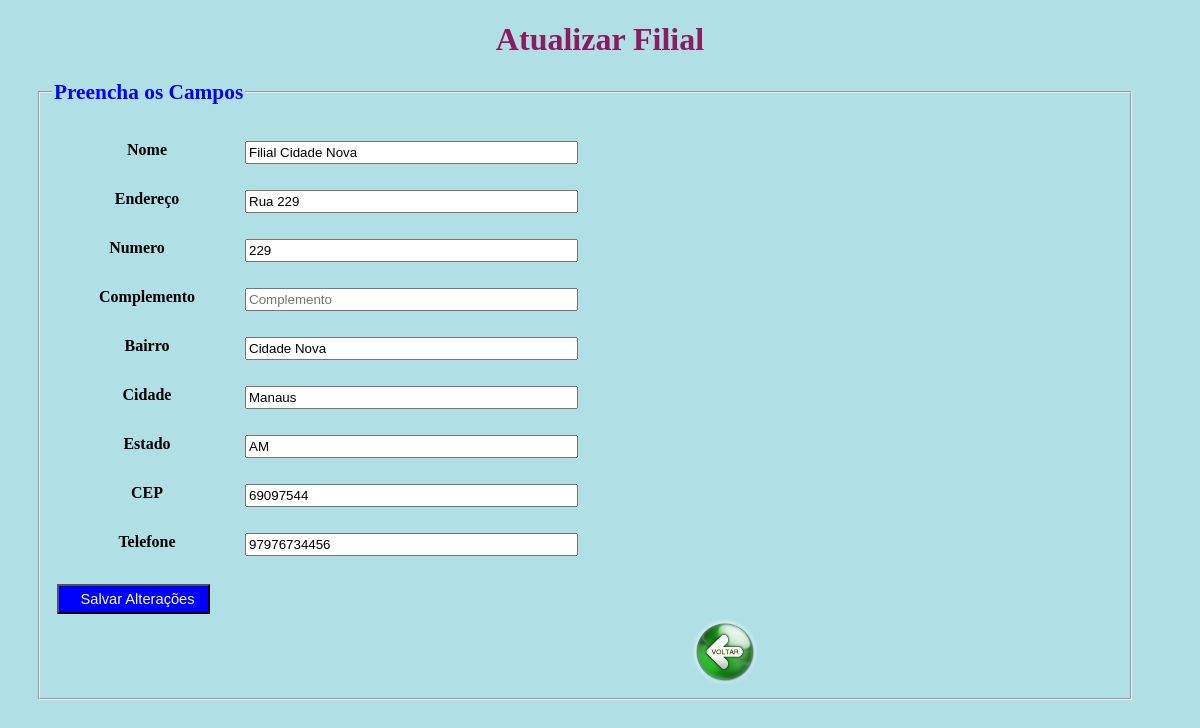
Screenshot of /farmacia/filial/edit_filial.php?codFilial=987 with the database file from the repository.
### tables this page shows
CREATE TABLE `filial` (
  `codFilial` integer NOT NULL,
  `nome` varchar(45) DEFAULT NULL,
  `codEndereco` integer default null,
  foreign key (codEndereco) references endereco(codEndereco) on update cascade on delete set null,
  PRIMARY KEY (codFilial)
);

create table `endereco`(
	`codEndereco` integer auto_increment not null,
    `rua` varchar(45) not null,
    `numero` integer default null,
    `complemento` varchar(45) default null,
    `bairro` varchar(45) not null,
    `cidade` varchar(45) not null,
    `estado` varchar(45) not null,
    `cep` varchar(10) default null,
    `fone` varchar(12) default null,
    primary key (codEndereco)
    );

### farmacia/filial/edit_filial.php (the view, shortened to what this page needs)
<?php
require_once '../php_action/db_connect.php';
if($_GET['codFilial']) {
	$codFilial = $_GET['codFilial'];
	$sql = "SELECT * FROM filial, endereco WHERE codFilial = {$codFilial} and filial.codEndereco = endereco.codEndereco";
	$result = $connect->query($sql);
	$data = $result->fetch_assoc();
?>
<!DOCTYPE html>
<html>
<head>
<link type="text/css" rel="stylesheet" href="../php_action/stylesheet.css"/>
</head>
<body>
<h1> <center> Atualizar Filial  </center> </h1>
<fieldset>
	<legend>Preencha os Campos</legend>
	<form action="../php_action/filial/update_filial.php" method="post">
		<table cellspacing="2" cellpadding="3">
			<tr>
				<td><input type="hidden" readonly="readonly" name="codFilial" placeholder="Codigo Filial" value="<?php echo $data['codFilial'] ?>"/></td>
			</tr>
			<tr>
				<th>Nome</th>
				<td><br><input type="text" name="nome" placeholder="Nome" value="<?php echo $data['nome'] ?>"/></td>
			</tr>
			<tr>
				<th>Endereço</th>
				<td><br><input type="text" name="rua" placeholder="Av. / Rua / Travessa" value="<?php echo $data['rua'] ?>"/></td>
			</tr>
			<tr>
				<th>&nbsp; &nbsp;Numero &nbsp; &nbsp; &nbsp; &nbsp; </th>
				<td><br><input type="text" name="numero" placeholder="Numero" value="<?php echo $data['numero'] ?>"/></td>
			</tr>
				<th>Complemento</th>
				<td><br><input type="text" name="complemento" placeholder="Complemento" value="<?php echo $data['complemento'] ?>"/></td>
			<tr>
				<th>Bairro</th>
				<td><br><input type="text" name="bairro" placeholder="Bairro" value="<?php echo $data['bairro'] ?>"/></td>
			</tr>
			<tr>
				<th>Cidade</th>
				<td><br><input type="text" name="cidade" placeholder="Cidade" value="<?php echo $data['cidade'] ?>"/></td>
			</tr>
			<tr>
				<th>Estado</th>
				<td><br><input type="text" name="estado" placeholder="Ex.: PE" value="<?php echo $data['estado'] ?>"/></td>
			</tr>
			<tr>
				<th>CEP</th>
				<td><br><input type="text" name="cep" placeholder="Ex.: 00000 000" value="<?php echo $data['cep'] ?>"/></td>
			</tr>
			<tr>
				<th>Telefone</th>
				<td><br><input type="text" name="fone" placeholder="Ex.: 00 0000 0000" value="<?php echo $data['fone'] ?>"/></td>
			</tr>
			<tr>
				<td><br><button type="submit">&nbsp; Salvar Alterações</button></td>
			</tr>
		</table>
	</form>
	<form method="post" action="../filial/update_filial.php">
	<input type="image" src="../botao_voltar.png" alt="Submit" width="65" height="65">
	</form>
</fieldset>
</body>
</html>
<?php
}
?>

### farmacia/php_action/stylesheet.css (style rules this page uses)
h1 { color: #8B1C62; }

### farmacia/filial/edit_filial.php (style rules this page uses)
body { background: #B0E0E6; }
fieldset { margin: 30px; margin-top: 15px; width: 90%; height: 90%; }
table tr th { align: right; valiagn: right; width: 180px; padding-top: 15px; margin-top: 0px; }
table td input { width: 325px; height: 17px; }
button { width:85%; height: 30px; font-size: 11pt; color: white; background: blue; }
legend { color: blue; font-size: 16pt; font-weight: bold; }

### rows the page displays
filial: nome "Filial Cidade Nova", rua "Rua 229", numero "229", bairro "Cidade Nova", cidade "Manaus", estado "AM", cep "69097544", fone "97976734456"
